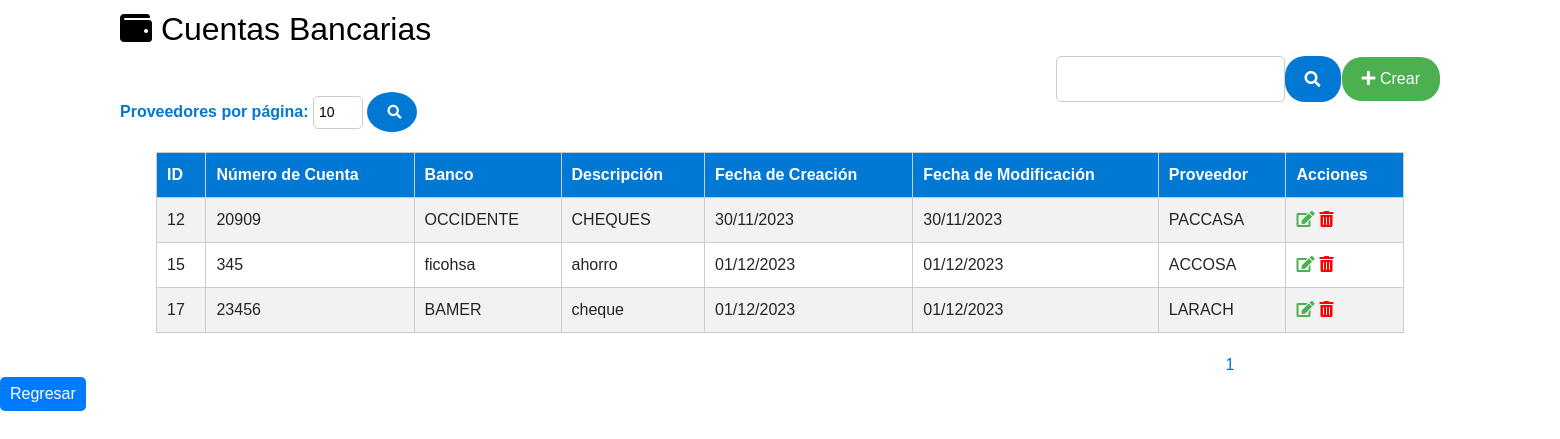
/Proveedores/listar_cuentas.php, run on the app's committed database.
### tables this page shows
CREATE TABLE `tbl_cuenta_proveedor` (
  `ID_CUENTA_PROVEEDOR` int(11) NOT NULL AUTO_INCREMENT,
  `NUMERO_CUENTA` varchar(20) DEFAULT NULL,
  `BANCO` varchar(50) DEFAULT NULL,
  `DESCRIPCION_CUENTA` text DEFAULT NULL,
  `FECHA_CREACION` timestamp NOT NULL DEFAULT current_timestamp(),
  `FECHA_MODIFICACION` timestamp NOT NULL DEFAULT current_timestamp() ON UPDATE current_timestamp(),
  `ID_PROVEEDOR` int(11) DEFAULT NULL,
  PRIMARY KEY (`ID_CUENTA_PROVEEDOR`),
  KEY `fk_tbl_proveedores_tbl_cuenta_proveedor` (`ID_PROVEEDOR`) USING BTREE,
  CONSTRAINT `fk_tbl_proveedores_tbl_cuenta_proveedor` FOREIGN KEY (`ID_PROVEEDOR`) REFERENCES `tbl_proveedores` (`ID_PROVEEDOR`) ON DELETE CASCADE ON UPDATE CASCADE
);

CREATE TABLE `tbl_proveedores` (
  `ID_PROVEEDOR` int(11) NOT NULL AUTO_INCREMENT,
  `NOMBRE` varchar(100) DEFAULT NULL,
  `DIRECCION` varchar(200) DEFAULT NULL,
  `TELEFONO` varchar(20) DEFAULT NULL,
  `CORREO_ELECTRONICO` varchar(100) DEFAULT NULL,
  `FECHA_CREACION` timestamp NOT NULL DEFAULT current_timestamp(),
  `FECHA_MODIFICACION` timestamp NOT NULL DEFAULT current_timestamp() ON UPDATE current_timestamp(),
  `CREADO_POR` varchar(255) DEFAULT NULL,
  `MODIFICADO_POR` varchar(255) DEFAULT NULL,
  `id_empresa` int(11) DEFAULT NULL,
  `SERVICIO_PRESTADO` varchar(150) DEFAULT NULL,
  `RTN_EMPRESA` varchar(15) DEFAULT NULL,
  `ESTADO_PROVEEDOR` varchar(255) DEFAULT NULL,
  PRIMARY KEY (`ID_PROVEEDOR`)
);

### Proveedores/listar_cuentas.php (the view, shortened to what this page needs)
<?php
include('db.php');
$resultsPerPage = isset($_GET['por_pagina']) ? intval($_GET['por_pagina']) : 10;
$page = isset($_GET['page']) ? intval($_GET['page']) : 1;
$offset = ($page - 1) * $resultsPerPage;
$query = "SELECT cp.ID_CUENTA_PROVEEDOR, cp.NUMERO_CUENTA, cp.BANCO, cp.DESCRIPCION_CUENTA,  cp.FECHA_CREACION, cp.FECHA_MODIFICACION, p.NOMBRE as NOMBRE_PROVEEDOR
          FROM tbl_cuenta_proveedor cp
          INNER JOIN tbl_proveedores p ON cp.ID_PROVEEDOR = p.ID_PROVEEDOR";
$query .= " LIMIT $resultsPerPage OFFSET $offset";
$queryCount = "SELECT COUNT(*) AS total FROM tbl_cuenta_proveedor";
$countResult = $conexion->query($queryCount);
$totalAccounts = $countResult->fetch_assoc()['total'];
$totalPages = ceil($totalAccounts / $resultsPerPage);
$result = $conexion->query($query);
?>
<!DOCTYPE html>
<html>
<head>
<link href="https://cdn.jsdelivr.net/npm/bootstrap@5.3.0/dist/css/bootstrap.min.css" rel="stylesheet">
<link rel="stylesheet" href="https://cdnjs.cloudflare.com/ajax/libs/font-awesome/5.15.3/css/all.min.css">
</head>
<body>
    <h2><i class="fas fa-wallet"></i> Cuentas Bancarias</h2>
    <div class="button-container">
<div class="search-container">
    <form method="GET">
        <input type="text" name="search" id="search">
        <button type="submit" class="fas fa-search"></button>
    </form>
 </div>
  <a href="crear_cuenta1.php"><button class="btn-crear"><i class="fas fa-plus"></i> Crear</button></a>
</div>
<form method="GET">
    <label for="por_pagina">Proveedores por página:</label>
    <input type="text" name="por_pagina" id="por_pagina" value="<?php echo $resultsPerPage; ?>">
    <button type="submit" id="search-button" class="pagination-button"><i class="fas fa-search"></i></button>
</form>
    <table>
        <tr>
            <th>ID</th>
            <th>Número de Cuenta</th>
            <th>Banco</th>
            <th>Descripción</th>
            <th>Fecha de Creación</th>
            <th>Fecha de Modificación</th>
            <th>Proveedor</th>
            <th>Acciones</th>
        </tr>
        <?php
        while ($row = $result->fetch_assoc()) {
            echo "<tr>";
            echo "<td>" . $row['ID_CUENTA_PROVEEDOR'] . "</td>";
            echo "<td>" . $row['NUMERO_CUENTA'] . "</td>";
            echo "<td>" . $row['BANCO'] . "</td>";
            echo "<td>" . $row['DESCRIPCION_CUENTA'] . "</td>";
           echo "<td>" . date("d/m/Y", strtotime($row['FECHA_CREACION'])) . "</td>";
           echo "<td>" . date("d/m/Y", strtotime($row['FECHA_MODIFICACION'])) . "</td>";
            echo "<td>" . $row['NOMBRE_PROVEEDOR'] . "</td>";
            echo "<td><a href='actualizar_cuenta.php?id=" . $row['ID_CUENTA_PROVEEDOR'] . "' class='action-link-green'><i class='fas fa-edit'></i></a>";
            echo "<a href='eliminar_cuenta.php?id=" . $row['ID_CUENTA_PROVEEDOR'] . "'class='action-link-red'><i class='fas fa-trash-alt'></i></a></td>";
            echo "</tr>";
        }
        ?>
    </table>
    <div class="pagination-center">
        <?php
        for ($i = 1; $i <= $totalPages; $i++) {
            $activeClass = ($i == $page) ? 'active' : '';
            echo "<a href='listar_cuentas.php?page=$i&por_pagina=$resultsPerPage' class='$activeClass'>$i</a> ";
        }
        ?>
    </div>
          <button class="styled-button"
    onclick="window.location.href='../admin/administrar.php'"
    style="background-color: #007bff; color: #fff; padding: 5px 10px; border: none; border-radius: 5px; cursor: pointer; float: left;">Regresar</button>
</body>
</html>

### Proveedores/listar_cuentas.php (style rules this page uses)
body { font-family: Arial, sans-serif; background-color: white; margin: 0; padding: 0; }
h2 { text-align: left; color: black; padding: 10px; margin-left: 110px; }
table { width: 80%; margin: 20px auto; border-collapse: collapse; }
table, th, td { border: 1px solid #ccc; }
th, td { padding: 10px; text-align: left; }
th { background-color: #0078d4; color: #fff; }
tr:nth-child(even) { background-color: #f2f2f2; }
a { text-decoration: none; color: #0078d4; }
button { background-color: #0078d4; color: #fff; border: none; padding: 15px 20px; cursor: pointer; display: inline-block; }
.button-container { display: flex; justify-content: flex-end; align-items: center; margin: -20px 0; padding: 10px; margin-right: 110px; }
.button-container input { padding: 10px; border: 1px solid #ccc; border-radius: 5px; margin-right: -0px; }
.button-container form { display: flex; align-items: center; margin-right: 1px; }
.button-container button { margin-left: -0px; border-radius: 20px; }
.btn-crear { background-color: #4CAF50; color: #fff; padding: 10px 20px; border: none; border-radius: 20px; }
.action-link-blue, .action-link-green, .action-link-red { text-decoration: none; }
.action-link-blue i, .action-link-green i, .action-link-red i { margin-right: 5px; }
.action-link-green { color: #4CAF50; }
.action-link-red { color: #FF0000; }
label[for="por_pagina"] { display: inline-block; font-weight: bold; margin-left: 120px; color: #0078d4; }
.pagination-center { text-align: center; margin-right: -900px; }
#por_pagina { width: 50px; padding: 5px; border: 1px solid #ccc; border-radius: 5px; font-size: 14px; }
.pagination-button { background-color: #0078d4; color: #fff; width: 50px; height: 40px; padding: 10px 20px; border: none; border-radius: 50%; font-size: 14px; }

### data on the page
tbl_cuenta_proveedor: ID_CUENTA_PROVEEDOR "12", NUMERO_CUENTA "20909", BANCO "OCCIDENTE", DESCRIPCION_CUENTA "CHEQUES", FECHA_CREACION "30/11/2023", FECHA_MODIFICACION "30/11/2023", ID_PROVEEDOR.NOMBRE "PACCASA"
tbl_cuenta_proveedor: ID_CUENTA_PROVEEDOR "15", NUMERO_CUENTA "345", BANCO "ficohsa", DESCRIPCION_CUENTA "ahorro", FECHA_CREACION "01/12/2023", FECHA_MODIFICACION "01/12/2023", ID_PROVEEDOR.NOMBRE "ACCOSA"
tbl_cuenta_proveedor: ID_CUENTA_PROVEEDOR "17", NUMERO_CUENTA "23456", BANCO "BAMER", DESCRIPCION_CUENTA "cheque", FECHA_CREACION "01/12/2023", FECHA_MODIFICACION "01/12/2023", ID_PROVEEDOR.NOMBRE "LARACH"
